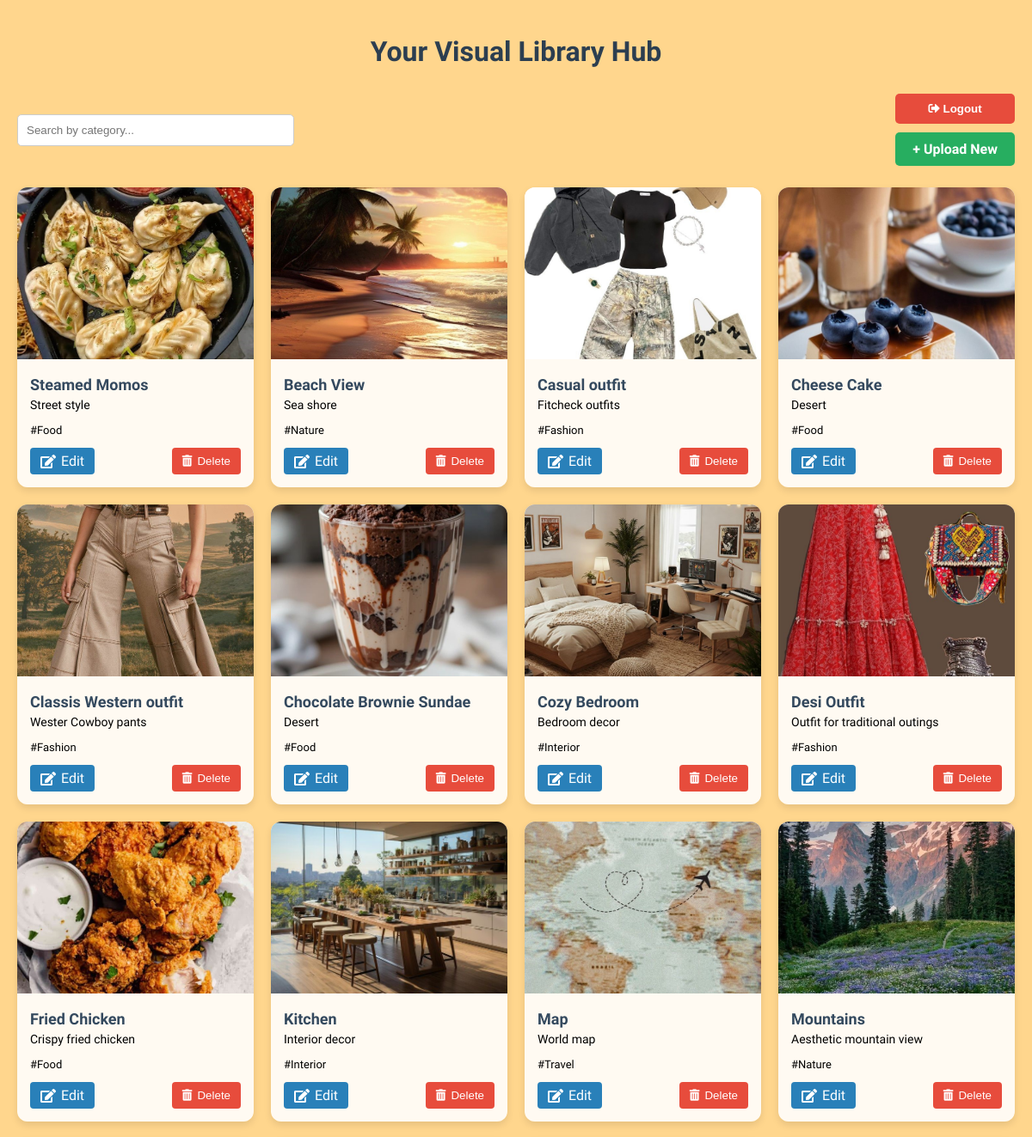
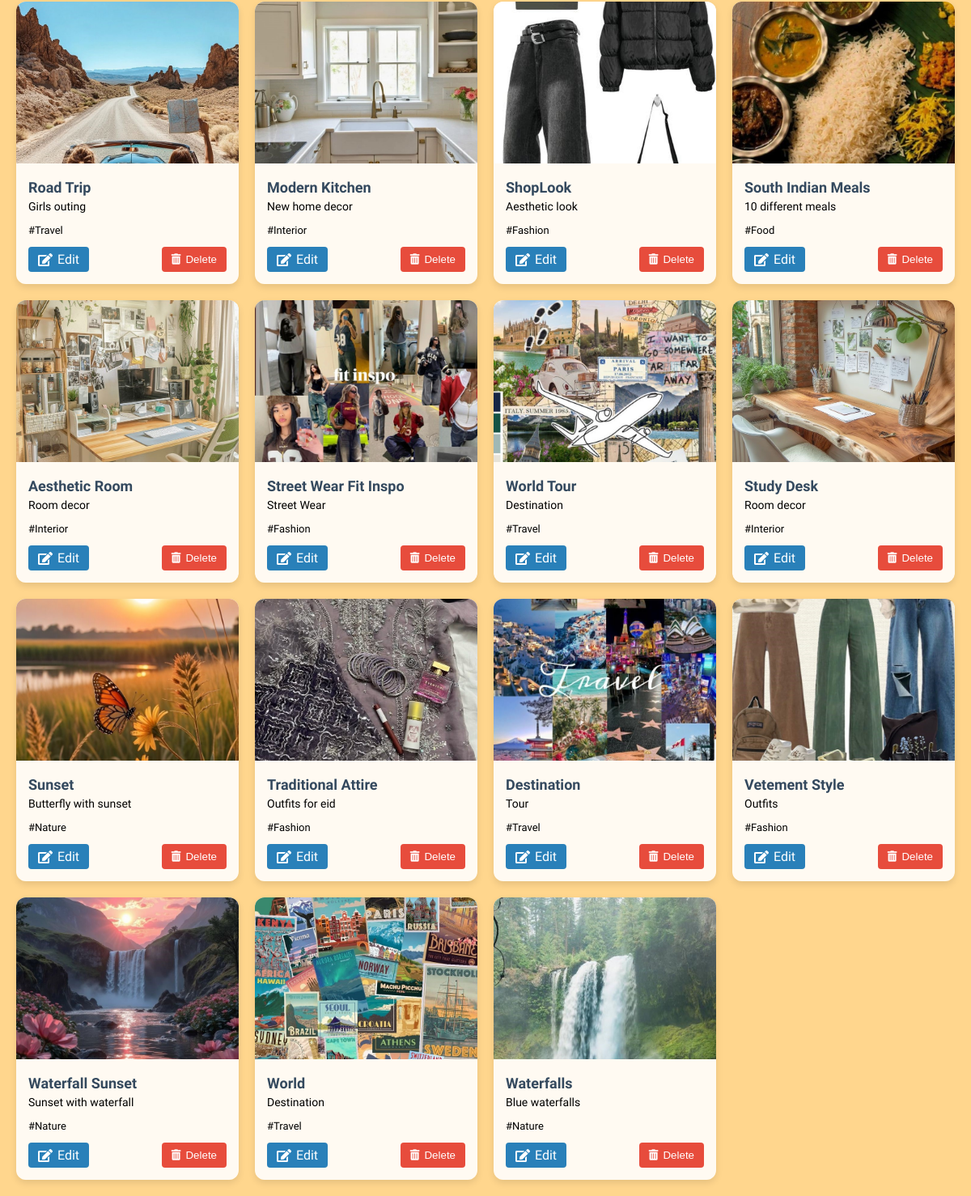
Screenshot of /dashboard (signed in) with the database file from the repository (2 pictures, top to bottom).
### tables this page shows
CREATE TABLE "images" (
	"id"	INTEGER,
	"filename"	TEXT NOT NULL,
	"title"	TEXT NOT NULL,
	"description"	TEXT,
	"category"	TEXT,
	PRIMARY KEY("id" AUTOINCREMENT)
);

### app.py (the view)
@app.route('/dashboard')
@login_required
def dashboard():
    conn = sqlite3.connect('database.db')
    cursor = conn.cursor()
    cursor.execute("SELECT * FROM images")
    images = cursor.fetchall()
    conn.close()
    return render_template('dashboard.html', images=images)

### app.py (called while the page is built)
def login_required(f):
    @wraps(f)
    def decorated_function(*args, **kwargs):
        if 'username' not in session:
            flash("Login required to access this page.", "warning")
            return redirect(url_for('login'))
        return f(*args, **kwargs)
    return decorated_function

@app.context_processor
def utility_processor():
    return dict(flash_messages=get_flashed_messages(with_categories=True))

### templates/dashboard.html (shortened to what this page needs)
<!DOCTYPE html>
<html lang="en">
<head>
    <link rel="stylesheet" href="https://cdnjs.cloudflare.com/ajax/libs/font-awesome/5.15.4/css/all.min.css">
</head>
<body>
<h1>Your Visual Library Hub</h1>
<div class="top-bar">
    <div class="search-bar">
        <input type="text" placeholder="Search by category..." oninput="filterImagesByCategory(this.value)">
    </div>
    <div style="display: flex; flex-direction: column; gap: 10px;">
        <button class="upload-btn logout-btn" onclick="openLogoutModal()">
            <i class="fas fa-sign-out-alt"></i> Logout
        </button>
        <a href="/upload" class="upload-btn">+ Upload New</a>
    </div>
</div>
<div class="grid" id="imageGrid">
    {% for image in images %}
    <div class="card" data-id="{{ image[0] }}" data-title="{{ image[2] }}">
        <img src="{{ url_for('static', filename='uploaded/' + image[1]) }}" alt="Image" onclick="openModal(this.src)">
        <div class="card-content">
            <p class="card-title">{{ image[2] }}</p>
            <p class="card-description">{{ image[3] }}</p>
            <p class="card-category">#{{ image[4] }}</p>
            <div class="actions">
                <a href="{{ url_for('edit_image', image_id=image[0]) }}" class="edit-btn">
                    <i class="fas fa-edit"></i> Edit
                </a>
                <button class="delete-btn" onclick="deleteImage('{{ image[0] }}')">
                    <i class="fas fa-trash-alt"></i> Delete
                </button>
            </div>
        </div>
    </div>
    {% endfor %}
</div>
</body>
</html>

### templates/dashboard.html (style rules this page uses)
body { font-family: 'Segoe UI', sans-serif; background: #ffd27fe3; margin: 0; padding: 20px; }
h1 { text-align: center; color: #2c3e50; margin-bottom: 30px; }
.top-bar { display: flex; justify-content: space-between; align-items: center; margin-bottom: 25px; }
.search-bar input[type="text"] { padding: 10px; width: 300px; border: 1px solid #ccc; border-radius: 5px; }
.upload-btn { padding: 10px 20px; background-color: #27ae60; color: white; border: none; border-radius: 5px; text-decoration: none; font-weight: bold; transition: 0.3s; cursor: pointer; }
.grid { display: grid; grid-template-columns: repeat(auto-fill, minmax(250px, 1fr)); gap: 20px; }
.card { background: #ffffffe3; border-radius: 12px; box-shadow: 0 4px 8px rgba(0,0,0,0.1); overflow: hidden; transition: 0.3s ease; cursor: pointer; }
.card img { width: 100%; height: 200px; object-fit: cover; }
.card-content { padding: 15px; }
.card-title { font-size: 18px; font-weight: 600; margin: 0; color: #34495e; }
.card-description { font-size: 14px; margin-top: 5px; color: #000000; }
.card-category { font-size: 13px; color: #000000; margin-top: 8px; }
.actions { display: flex; justify-content: space-between; margin-top: 12px; }
.actions button, .actions a { padding: 6px 12px; border: none; border-radius: 4px; cursor: pointer; font-weight: 500; display: flex; align-items: center; gap: 6px; text-decoration: none; }
.delete-btn { background-color: #e74c3c; color: white; transition: 0.3s; }
.edit-btn { background-color: #2980b9; color: white; transition: 0.3s; }
.upload-btn.logout-btn { background-color: #e74c3c; }

### rows the page displays
images: filename (picture), title "Steamed Momos", description "Street style", category "Food"
images: filename (picture), title "Beach View", description "Sea shore", category "Nature"
images: filename (picture), title "Casual outfit", description "Fitcheck outfits", category "Fashion"
images: filename (picture), title "Cheese Cake", description "Desert", category "Food"
images: filename (picture), title "Classis Western outfit", description "Wester Cowboy pants", category "Fashion"
images: filename (picture), title "Chocolate Brownie Sundae", description "Desert", category "Food"
images: filename (picture), title "Cozy Bedroom", description "Bedroom decor", category "Interior"
images: filename (picture), title "Desi Outfit", description "Outfit for traditional outings", category "Fashion"
images: filename (picture), title "Fried Chicken", description "Crispy fried chicken", category "Food"
images: filename (picture), title "Kitchen", description "Interior decor", category "Interior"
images: filename (picture), title "Map", description "World map", category "Travel"
images: filename (picture), title "Mountains", description "Aesthetic mountain view", category "Nature"
images: filename (picture), title "Road Trip", description "Girls outing", category "Travel"
images: filename (picture), title "Modern Kitchen", description "New home decor", category "Interior"
images: filename (picture), title "ShopLook", description "Aesthetic look", category "Fashion"
images: filename (picture), title "South Indian Meals", description "10 different meals", category "Food"
images: filename (picture), title "Aesthetic Room", description "Room decor", category "Interior"
images: filename (picture), title "Street Wear Fit Inspo", description "Street Wear", category "Fashion"
images: filename (picture), title "World Tour", description "Destination", category "Travel"
images: filename (picture), title "Study Desk", description "Room decor", category "Interior"
images: filename (picture), title "Sunset", description "Butterfly with sunset", category "Nature"
images: filename (picture), title "Traditional Attire", description "Outfits for eid", category "Fashion"
images: filename (picture), title "Destination", description "Tour", category "Travel"
images: filename (picture), title "Vetement Style", description "Outfits", category "Fashion"
images: filename (picture), title "Waterfall Sunset", description "Sunset with waterfall", category "Nature"
images: filename (picture), title "World", description "Destination", category "Travel"
images: filename (picture), title "Waterfalls", description "Blue waterfalls", category "Nature"
